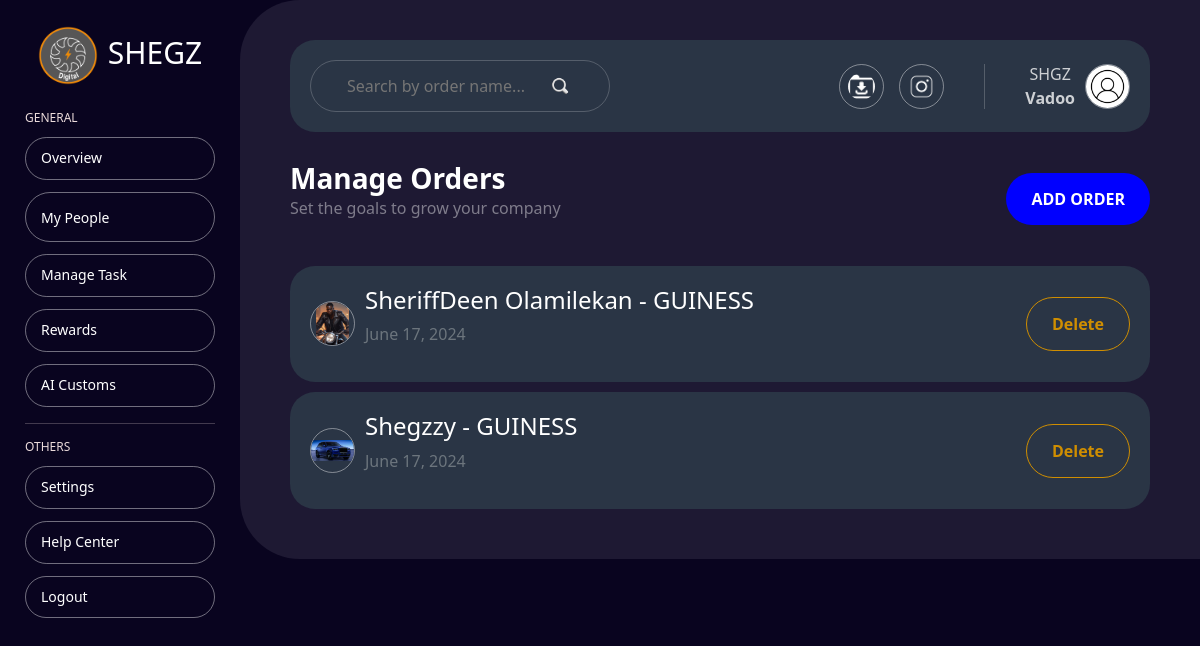
The app's page /, older data.
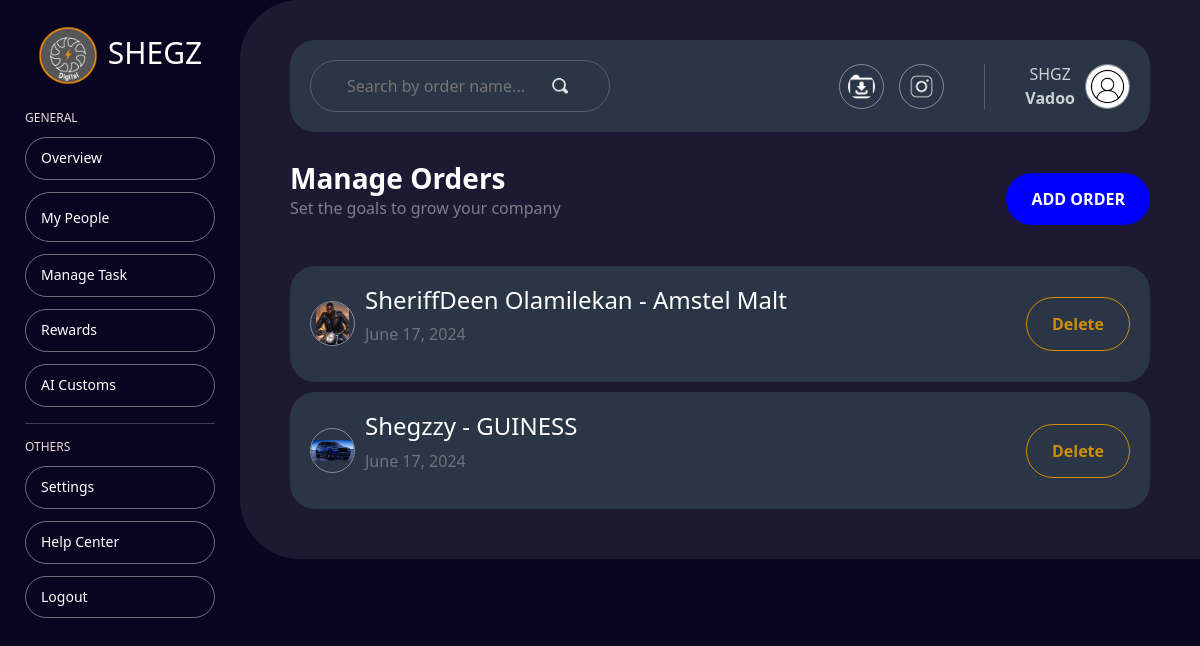
The same page, newer data.
### jquery_ajax_app/models.py (models this page shows, shortened)
class Post(models.Model):
    name = models.CharField(max_length=100)
    drink = models.CharField(max_length=100)
    image = models.ImageField(default='default.jpg', upload_to='profile_pics')
    date_posted = models.DateTimeField(default=timezone.now)

### jquery_ajax_app/views.py (the view)
# urls.py: path('', PostListView.as_view(), name='home'),
class PostListView(ListView):
    model = Post
    template_name = 'jquery_ajax_app/index.html'
    context_object_name = 'posts'
    ordering = ['-date_posted']
    def get_context_data(self, **kwargs):
        context = super().get_context_data(**kwargs)
        context['post_form'] = PostForm()
        return context

### jquery_ajax_app/forms.py
class PostForm(forms.ModelForm):
    class Meta:
        model = Post
        fields = ('name', 'drink', 'image')

### jquery_ajax_app/templates/jquery_ajax_app/index.html (shortened to what this page needs)
{% extends 'jquery_ajax_app/base.html' %}
{% load static %}
{% block content %}
    <div class="main-background">
        <div class="search-nav">
            <div class="search-box">
                <input type="text" placeholder="Search by order name...">
                <img src="{% static 'jquery_ajax_app/img/search-icon.png' %}" alt="search-icon">
            </div>
            <div class="profile-settings">
                <div class="online-links">
                    <img src="{% static 'jquery_ajax_app/img/download.webp' %}" alt="download">
                    <img src="{% static 'jquery_ajax_app/img/instagram.png' %}" alt="instagram">
                </div>
                <div class="profile">
                    <div>
                        <p>SHGZ</p>
                        <p> <strong>Vadoo</strong> </p>
                    </div>
                    <img src="{% static 'jquery_ajax_app/img/default.jpg' %}" alt="profile">
                </div>
            </div>
        </div>
        <div class="manage-task">
            <div class="maange-task-text">
                <h3>Manage Orders</h3>
                <p>Set the goals to grow your company</p>
            </div>
            <div class="manage-task-btn">
                <a href="#" id="addOrderBtn"> ADD ORDER </a>
            </div>
        </div>
        <div class="only-post">
            {% for post in posts %}
            <div class="search-nav" data-id="{{ post.id }}">
                <div class="post">
                    <img src="{{ post.image.url }}" alt="post">
                    <div class="post-text">
                        <h4>
                            <a href="#" onclick="javascript:
                                document.getElementById('modalName').textContent = '{{ post.name }}';
                                document.getElementById('modalDrink').textContent = '{{ post.drink }}';
                                document.getElementById('modalId').textContent = '{{ post.id }}';
                                var modal = new bootstrap.Modal(document.getElementById('showOrderModal'));
                                modal.show();">
                                {{ post.name }} - {{ post.drink }}
                            </a>
                        </h4>
                        <p class="text-muted">{{ post.date_posted|date:"F d, Y" }}</p>
                    </div>
                </div>
                <div class="post-btn">
                    <a href="#" data-id='{{ post.id }}' class="remove"> Delete </a>
                </div>
            </div>
            {% endfor %}
        </div>
    </div>
{% endblock %}

Row changes from the older to the newer data that the page shows:
changed Post "SheriffDeen Olamilekan": drink "GUINESS" → "Amstel Malt"
